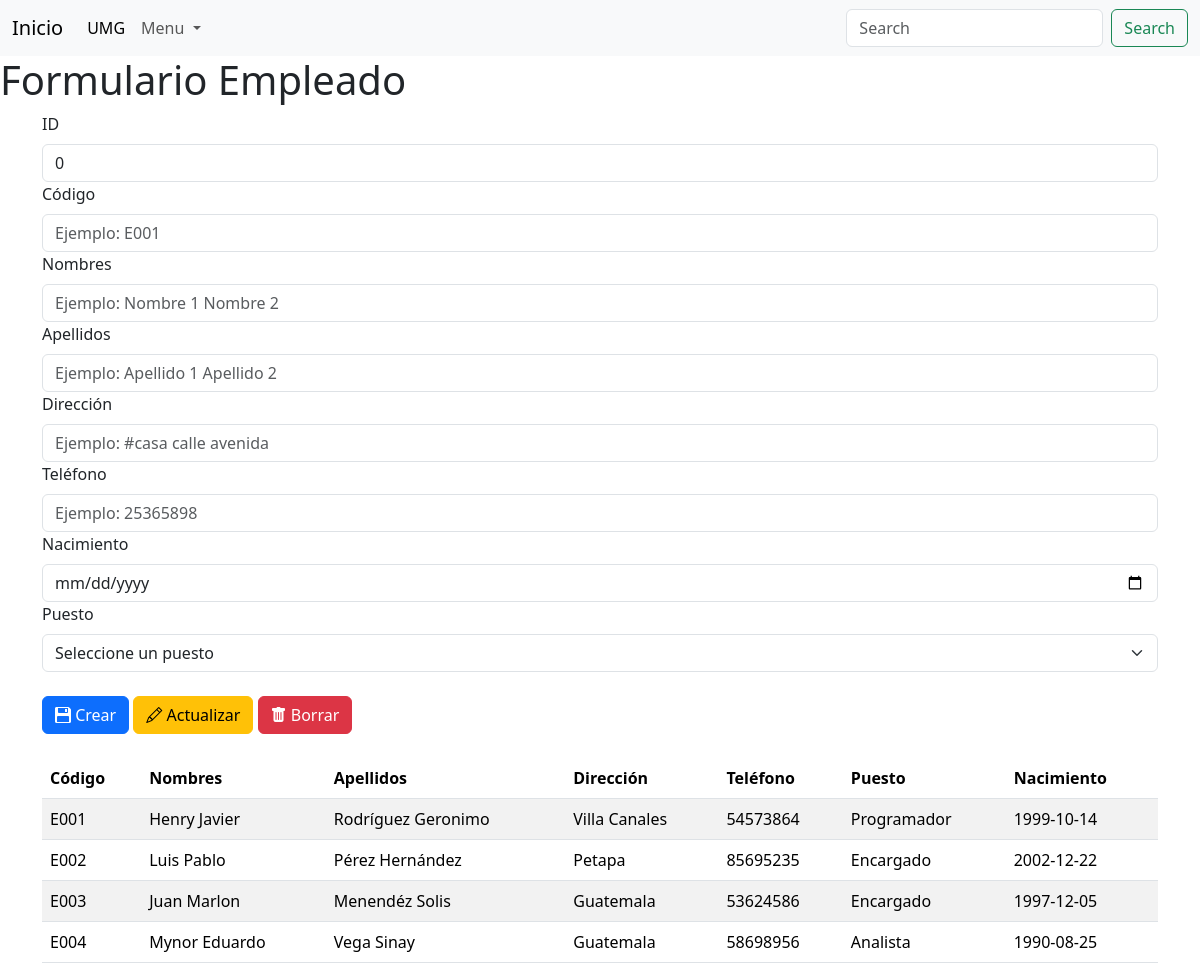
Page /empleado.php on the committed database.
### tables this page shows
CREATE TABLE IF NOT EXISTS `empleado` (
  `id_empleado` int NOT NULL AUTO_INCREMENT,
  `codigo` varchar(20) NOT NULL,
  `nombres` varchar(60) NOT NULL,
  `apellidos` varchar(60) NOT NULL,
  `direccion` varchar(60) DEFAULT NULL,
  `telefono` varchar(10) DEFAULT NULL,
  `fecha_nacimiento` date DEFAULT NULL,
  `id_puesto` smallint DEFAULT NULL,
  PRIMARY KEY (`id_empleado`),
  KEY `fk_empleado_puesto` (`id_puesto`),
  CONSTRAINT `fk_empleado_puesto` FOREIGN KEY (`id_puesto`) REFERENCES `puestos` (`id_puesto`) ON UPDATE CASCADE
);

CREATE TABLE IF NOT EXISTS `puestos` (
  `id_puesto` smallint NOT NULL AUTO_INCREMENT,
  `puesto` varchar(45) NOT NULL,
  PRIMARY KEY (`id_puesto`)
);

### empleado.php (the view, shortened to what this page needs)
<!doctype html>
<html lang="en">
    <head>
        <link
            href="https://cdn.jsdelivr.net/npm/bootstrap@5.3.2/dist/css/bootstrap.min.css"
            rel="stylesheet"
        />
        <link rel="stylesheet" href="https://cdn.jsdelivr.net/npm/bootstrap-icons@1.11.3/font/bootstrap-icons.min.css">
    </head>
<body>
    <header>
        <nav class="navbar navbar-expand-lg navbar-light bg-light">
            <div class="container-fluid">
                <a class="navbar-brand" href="index.php">Inicio</a>
                <div class="collapse navbar-collapse" id="navbarSupportedContent">
                <ul class="navbar-nav me-auto mb-2 mb-lg-0">
                    <li class="nav-item">
                    <a class="nav-link active" aria-current="page" href="https://umg.edu.gt/" target="_blank">UMG</a>
                    </li>
                    <li class="nav-item dropdown">
                    <a class="nav-link dropdown-toggle" href="#" id="navbarDropdown" role="button" data-bs-toggle="dropdown" aria-expanded="false">
                        Menu
                    </a>
                    </li>
                </ul>
                <form class="d-flex">
                    <input class="form-control me-2" type="search" placeholder="Search" aria-label="Search">
                    <button class="btn btn-outline-success" type="submit">Search</button>
                </form>
                </div>
            </div>
        </nav>
    </header>
    <h1>Formulario Empleado</h1>
    <div class="container">
        <form action="" method="post" class="form-group needs-validation" novalidate>
            <label for="lbl_id" class="form-label">ID</label>
            <input type="text" class="form-control" name="txt_id" id="txt_id" value="0">
            <label for="lbl_codigo" class="form-label">Código</label>
            <input type="text" class="form-control" name="txt_codigo" id="txt_codigo" placeholder="Ejemplo: E001" pattern="[E]{1}[0-9]{3}" required>
            <label for="lbl_nombres" class="form-label">Nombres</label>
            <input type="text" class="form-control" name="txt_nombres" id="txt_nombres" placeholder="Ejemplo: Nombre 1 Nombre 2" required>
            <label for="lbl_apellidos" class="form-label">Apellidos</label>
            <input type="text" class="form-control" name="txt_apellidos" id="txt_apellidos" placeholder="Ejemplo: Apellido 1 Apellido 2" required>
            <label for="lbl_direccion" class="form-label">Dirección</label>
            <input type="text" class="form-control" name="txt_direccion" id="txt_direccion" placeholder="Ejemplo: #casa calle avenida" required>
            <label for="lbl_telefono" class="form-label">Teléfono</label>
            <input type="text" class="form-control" name="txt_telefono" id="txt_telefono" placeholder="Ejemplo: 25365898" required>
            <label for="lbl_fn" class="form-label">Nacimiento</label>
            <input type="date" class="form-control" name="txt_fn" id="txt_fn" required>
            <label for="lbl_puesto" class="form-label">Puesto</label>
            <select name="drop_puesto" id="drop_puesto" class="form-select" required>
                <option selected disabled value="" >Seleccione un puesto</option>
            </select>
            <br>
            <button class="btn btn-primary" name="btn_crear" id="btn_crear" value="crear"><i class="bi bi-floppy2-fill"></i> Crear</button>
            <button class="btn btn-warning" name="btn_actualizar" id="btn_actualizar" value="actualizar"><i class="bi bi-pencil"></i> Actualizar</button>
            <button class="btn btn-danger" name="btn_borrar" id="btn_borrar" value="borrar" onclick="confirmarBorrado(event)"><i class="bi bi-trash-fill"></i> Borrar</button>
        </form><br>
        <table class="table table-striped table-inverse table-responsive">
            <thead class="thead-inverse">
                <tr>
                    <th>Código</th>
                    <th>Nombres</th>
                    <th>Apellidos</th>
                    <th>Dirección</th>
                    <th>Teléfono</th>
                    <th>Puesto</th>
                    <th>Nacimiento</th>
                </tr>
            </thead>
            <tbody>
                <?php
                require_once "datos_conexion.php";
                $db_conexion = mysqli_connect($db_host, $db_user, $db_pass, $db_name);
                if($db_conexion){
                    $db_conexion->real_query(
                    "SELECT e.id_empleado,
                                e.codigo,
                                e.nombres,
                                e.apellidos,
                                e.direccion,
                                e.telefono,
                                p.puesto,
                                e.fecha_nacimiento
                            FROM empleado AS e
                            INNER JOIN puestos AS p
                            ON e.id_puesto = p.id_puesto;"
                    );
                    $resultado = $db_conexion->use_result();
                    while($fila = $resultado->fetch_assoc()){
                        echo "<tr data-id=".$fila['id_empleado'].">";
                        echo "<td>".$fila['codigo']."</td>";
                        echo "<td>".$fila['nombres']."</td>";
                        echo "<td>".$fila['apellidos']."</td>";
                        echo "<td>".$fila['direccion']."</td>";
                        echo "<td>".$fila['telefono']."</td>";
                        echo "<td>".$fila['puesto']."</td>";
                        echo "<td>".$fila['fecha_nacimiento']."</td>";
                        echo "</tr>";
                    }
                }
                ?>
            </tbody>
        </table>
    </div>
</body>
</html>

### rows in the picture
empleado: codigo "E001", nombres "Henry Javier", apellidos "Rodríguez Geronimo", direccion "Villa Canales", telefono "54573864", id_puesto.puesto "Programador", fecha_nacimiento "1999-10-14"
empleado: codigo "E002", nombres "Luis Pablo", apellidos "Pérez Hernández", direccion "Petapa", telefono "85695235", id_puesto.puesto "Encargado", fecha_nacimiento "2002-12-22"
empleado: codigo "E003", nombres "Juan Marlon", apellidos "Menendéz Solis", direccion "Guatemala", telefono "53624586", id_puesto.puesto "Encargado", fecha_nacimiento "1997-12-05"
empleado: codigo "E004", nombres "Mynor Eduardo", apellidos "Vega Sinay", direccion "Guatemala", telefono "58698956", id_puesto.puesto "Analista", fecha_nacimiento "1990-08-25"
